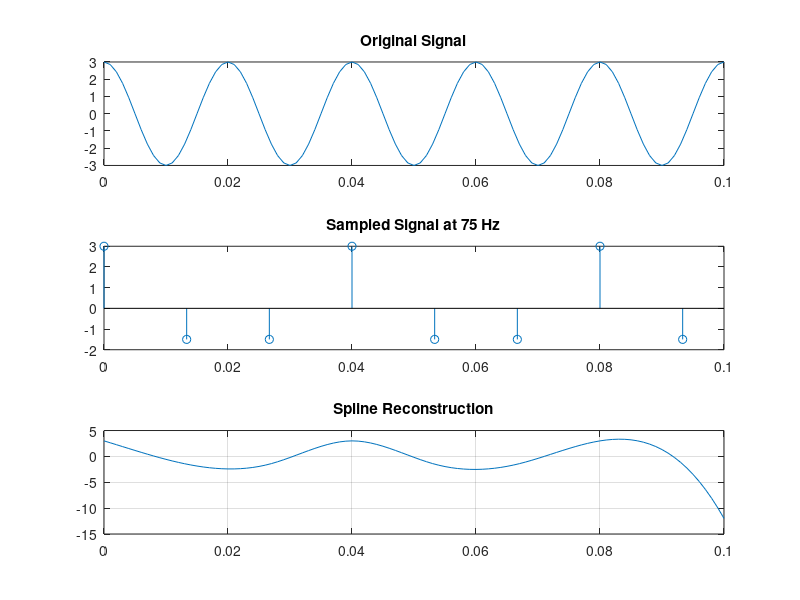

The MATLAB script that drew this image:
% Consider the analog signal
% xa(t) = 3 cos(100πt)

% Suppose that the signal is sampled at the rate Fs=75 Hz. What is the discrete time signal
% obtained after sampling? Plot the discrete-time signal.

t = 0:0.001:0.1;
x = 3*cos(100*pi*t);

% sampled
ts = 0:1/75:0.1;
xs = 3*cos(100*pi*ts);

%reconstruct - spline(sampled time, sampled signal, original time)
xr = spline(ts,xs,t);

subplot(3,1,1);
plot(t,x);
title('Original Signal');

subplot(3,1,2);
stem(ts,xs);
title('Sampled Signal at 75 Hz');

subplot(3,1,3);
plot(t,xr);
title('Spline Reconstruction');

grid on;
